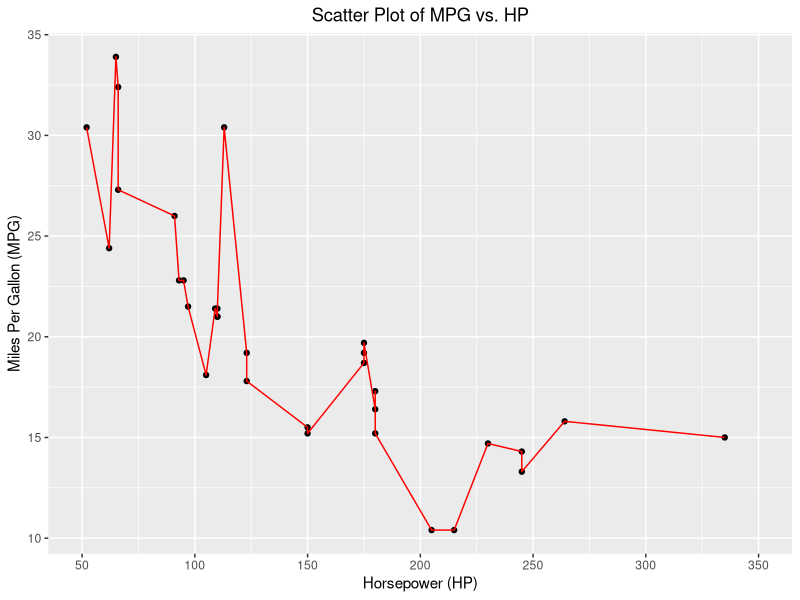

The R source for this figure:
## ---- chunk 1
#| label: summary_df

# Loading necesssary libraries
# for ploting and for the dataset mtcars
library(ggplot2)
library(datasets)

# Loading the mtcars dataset
data("mtcars")

# Create a dataframe for summary statistics
# Round to 2 decimal units
summary_df <- data.frame(
  Statistic = c('Mean', 'Median', 'Standard Deviation'),
  MPG = round(c(mean(mtcars$mpg), median(mtcars$mpg), sd(mtcars$mpg)), 2),
  HP = round(c(mean(mtcars$hp), median(mtcars$hp), sd(mtcars$hp)), 2)
)

# Display the summary statitics dataframe
summary_df
## ---- chunk 2
#| label: plot
#| fig-cap: "Relationship between miles per gallon (MPG) and horsepower (HP) in mtcars dataset"
#| fig-width: 8
#| fig-height: 6

# Create the scatter plot
ggplot(mtcars, aes(x=hp, y=mpg)) +
  
  # Point plot
  geom_point() +
  
  # Line plot
  geom_line(col = 'red') +
  
  # Change x limit
  scale_x_continuous(limits = c(50, 350), breaks = seq(50, 350, by = 50)) +
  
  # Lables (title xlab and ylab)
  labs(
    title = "Scatter Plot of MPG vs. HP",
    x = "Horsepower (HP)",
    y = "Miles Per Gallon (MPG)"
  ) +
  
  # Set the theme for the plot
  theme_gray() +
  
  # Set title to center
  theme(
    plot.title = element_text(hjust = 0.5)
  )
## ---- chunk 3
# The qurto file, which rendered to pdf for report creation is added to the public repository of Bhagavath06/adv_prog_r.
